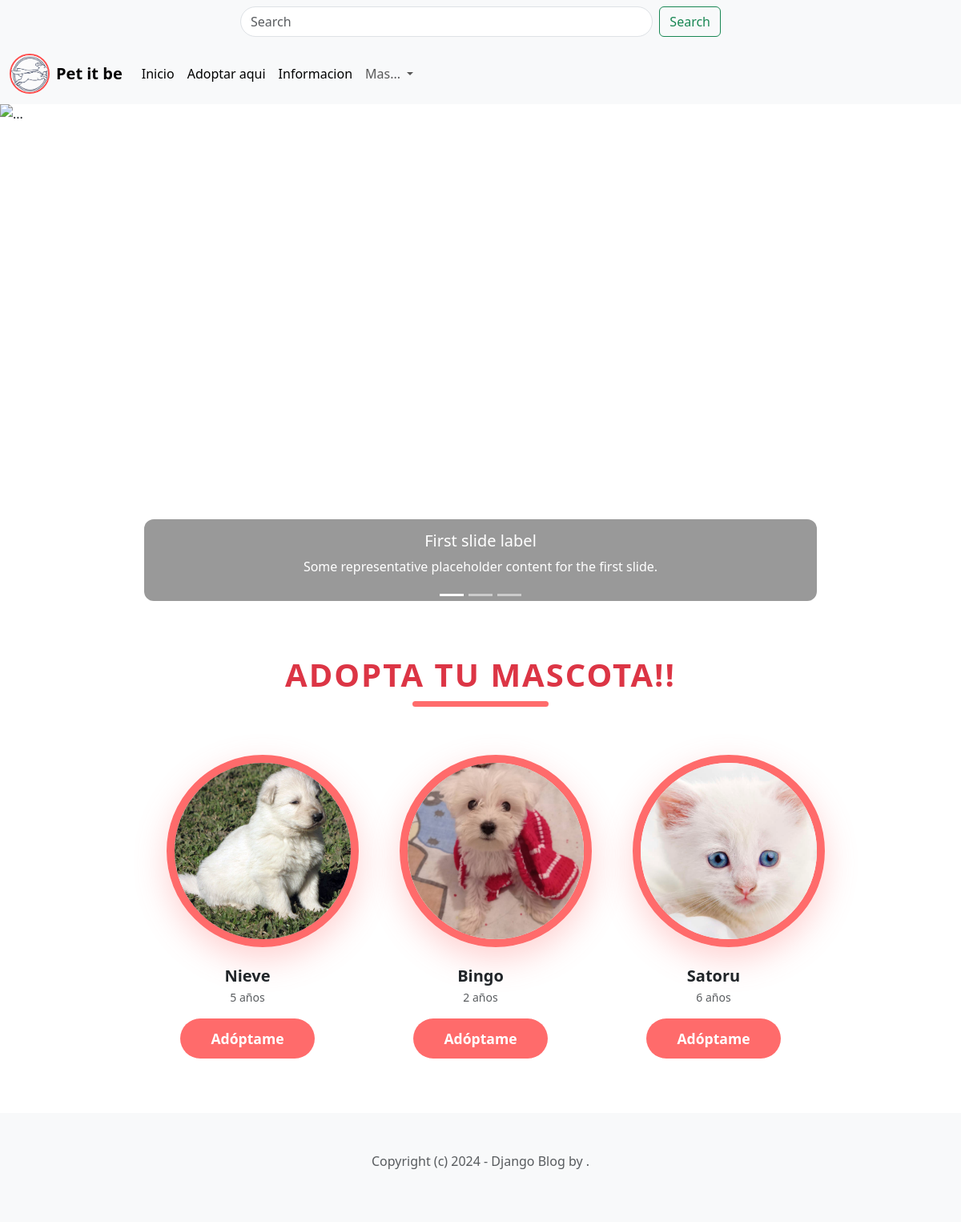
The page / on the database its author committed.
### Pets/models.py (models this page shows, shortened)
class Pet(models.Model):
    ADOPTADO = 'adoptado'
    EN_ADOPCION = 'en_adopcion'
    STATUS = {
        (ADOPTADO, 'Adoptado'),
        (EN_ADOPCION, 'En adopcion')
    }
    especie = models.ForeignKey(Especie, related_name='pets' , on_delete=models.CASCADE)
    name = models.CharField(max_length=50)
    slug = models.SlugField()
    descripcion = models.TextField()
    image = models.ImageField(upload_to='mascotas', blank=True, null=True)
    edad = models.PositiveIntegerField()
    likes = models.PositiveIntegerField(default=0)
    status = models.CharField(max_length=20, choices=STATUS, default=EN_ADOPCION)
    creado_por = models.ForeignKey(User, related_name='pets' , on_delete=models.CASCADE)
    public = models.DateTimeField(auto_now_add=True)
    updated_at = models.DateTimeField(auto_now=True)

### Pets/views.py (the view)
# urls.py: 2. Add a URL to urlpatterns:  path('', views.home, name='home')
def home(request):
    pets = Pet.objects.filter(status=Pet.EN_ADOPCION)[:3]
    context = {
        'pets': pets
    }
    return render(request, 'pets/index.html', context)

### Pets/templates/pets/index.html (shortened to what this page needs)
{% extends 'pets/base.html' %}
{% load static %}
{% block content %}
<link rel="stylesheet" href="{% static 'css/index.css' %}">
<div id="carouselExampleCaptions" class="carousel slide carousel-fade" data-bs-ride="carousel">
  <div class="carousel-indicators">
    <button type="button" data-bs-target="#carouselExampleCaptions" data-bs-slide-to="0" class="active"></button>
    <button type="button" data-bs-target="#carouselExampleCaptions" data-bs-slide-to="1"></button>
    <button type="button" data-bs-target="#carouselExampleCaptions" data-bs-slide-to="2"></button>
  </div>
  <div class="carousel-inner">
    <div class="carousel-item active">
      <img src="https://wallpapers.com/images/hd/puppy-background-6knmh5ez48ecr7yz.jpg" class="d-block w-100" alt="...">
      <div class="carousel-caption d-none d-md-block">
        <h5>First slide label</h5>
        <p>Some representative placeholder content for the first slide.</p>
      </div>
    </div>
  </div>
  <button class="carousel-control-prev" type="button" data-bs-target="#carouselExampleCaptions" data-bs-slide="prev">
    <span class="carousel-control-prev-icon"></span>
  </button>
  <button class="carousel-control-next" type="button" data-bs-target="#carouselExampleCaptions" data-bs-slide="next">
    <span class="carousel-control-next-icon"></span>
  </button>
</div>
<div class="container my-5">
  <div class="text-center mb-5">
    <h1 class="d-inline-block fw-bold text-danger position-relative"
        style="letter-spacing: 2px;">
      ADOPTA TU MASCOTA!!
      <span style="position: absolute; left: 50%; bottom: -16px; transform: translateX(-50%);
                   width: 170px; height: 7px; background: #ff6b6b; border-radius: 4px;"></span>
    </h1>
  </div>
  <div class="row row-cols-1 row-cols-sm-2 row-cols-md-3 row-cols-lg-4 g-5 justify-content-center">
    {% for pet in pets %}
    <div class="col">
      <div class="pet-circle text-center">
        <div class="circle-img">
          <img src="{{ pet.image.url }}" alt="{{ pet.name }}">
        </div>
        <h5 class="mt-4 fw-bold text-dark mb-1">{{ pet.name }}</h5>
        <p class="text-muted small">{{ pet.edad }} año{% if pet.edad != 1 %}s{% endif %}</p>
        <a href="{% url 'adopt_me' pet.pk %}" class="btn btn-circle">Adóptame</a>
      </div>
    </div>
    {% endfor %}
  </div>
</div>
{% endblock %}

### static/css/index.css (style rules this page uses)
.carousel-item img { height: 80vh; object-fit: cover; }
.carousel-caption { background: rgba(0,0,0,0.4); padding: 15px 30px; border-radius: 12px; }
.pet-circle { padding: 20px; }
.circle-img { width: 240px; height: 240px; margin: 0 auto; border-radius: 50%; overflow: hidden; border: 10px solid #ff6b6b; box-shadow: 0 15px 40px rgba(255,107,107,0.3); }
.circle-img img { width: 100%; height: 100%; object-fit: cover; }
.btn-circle { background: #ff6b6b; color: white; border: none; border-radius: 50px; padding: 12px 38px; font-weight: bold; font-size: 1.1rem; transition: 0.3s; }

### rows shown on the page
Pet: image (picture), name "Nieve", edad "5", shows "s"
Pet: image (picture), name "Bingo", edad "2", shows "s"
Pet: image (picture), name "Satoru", edad "6", shows "s"
